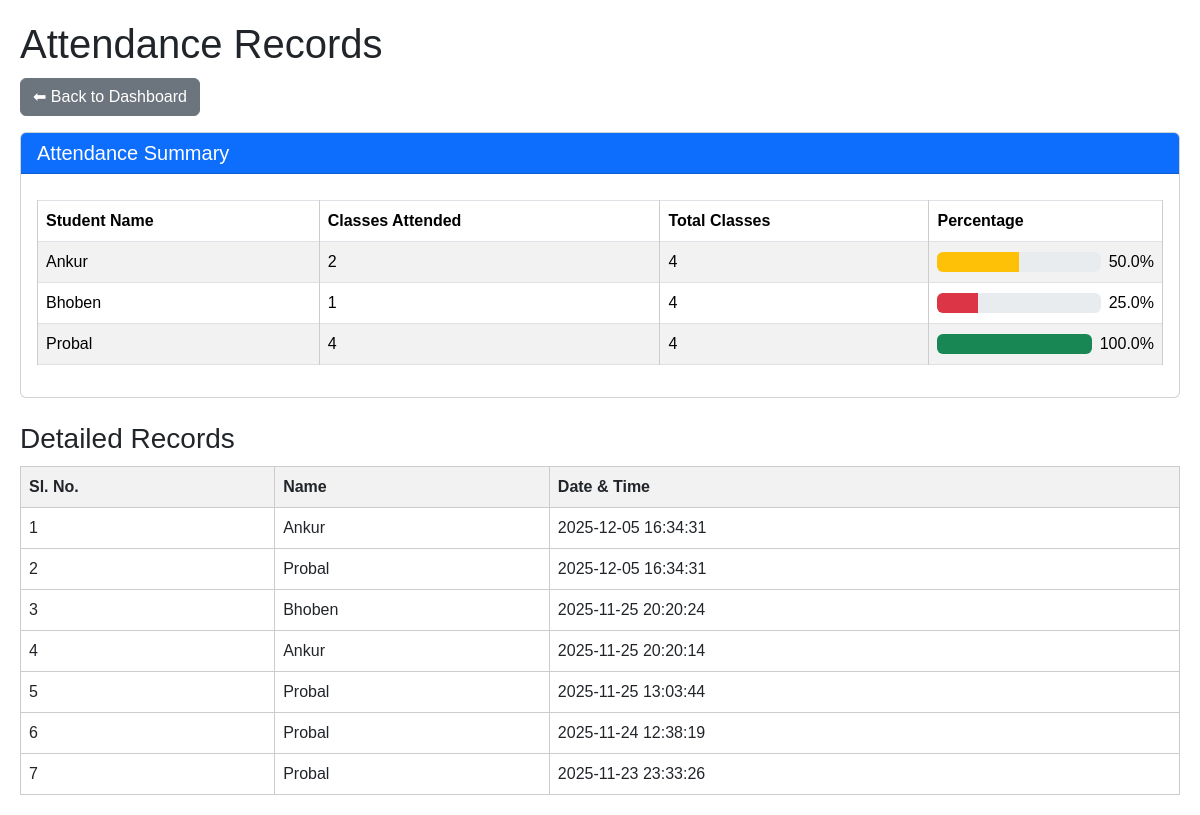
Page /view_records/2 (signed in) on the committed database.
### tables this page shows
CREATE TABLE attendance (
    id INTEGER PRIMARY KEY AUTOINCREMENT,
    subject_id INTEGER NOT NULL,
    student_name TEXT NOT NULL,
    date TEXT NOT NULL,
    time TEXT NOT NULL,

    -- ensures 1 student = 1 attendance per subject per day
    UNIQUE(subject_id, student_name, date),

    FOREIGN KEY (subject_id) REFERENCES subjects(id)
);

### app.py (the view)
@app.route("/view_records/<int:subject_id>")
def view_records(subject_id):
    if "teacher_id" not in session:
        return redirect(url_for("login"))
    conn = get_db_connection()
    cur = conn.cursor()
    cur.execute(
        "SELECT student_name as Name, date || ' ' || time as DateTime FROM attendance WHERE subject_id = ? ORDER BY date DESC, time DESC",
        (subject_id,)
    )
    records = cur.fetchall()
    cur.execute("SELECT COUNT(DISTINCT date) FROM attendance WHERE subject_id = ?", (subject_id,))
    total_classes = cur.fetchone()[0]
    cur.execute("""
        SELECT student_name, COUNT(*) as attended_count
        FROM attendance
        WHERE subject_id = ?
        GROUP BY student_name
    """, (subject_id,))
    student_stats_rows = cur.fetchall()
    student_stats = []
    for row in student_stats_rows:
        name = row["student_name"]
        count = row["attended_count"]
        percentage = (count / total_classes * 100) if total_classes > 0 else 0
        student_stats.append({
            "name": name,
            "attended": count,
            "total": total_classes,
            "percentage": round(percentage, 1)
        })
    conn.close()
    return render_template(
        "attendance.html",
        records=records,
        student_stats=student_stats,
        subject_id=subject_id
    )

### app.py (called while the page is built)
def get_db_connection():
    conn = sqlite3.connect(DB_PATH)
    conn.row_factory = sqlite3.Row
    return conn

### templates/attendance.html (shortened to what this page needs)
<!doctype html>
<html>
<head>
    <link href="https://cdn.jsdelivr.net/npm/bootstrap@5.3.3/dist/css/bootstrap.min.css" rel="stylesheet">
</head>
<body>
    <h1>Attendance Records</h1>
    <div class="d-flex justify-content-between align-items-center mb-3">
        <a href="{{ url_for('dashboard') }}" class="btn btn-secondary">⬅ Back to Dashboard</a>
    </div>
    {% if student_stats %}
    <div class="card mb-4">
        <div class="card-header bg-primary text-white">
            <h5 class="mb-0">Attendance Summary</h5>
        </div>
        <div class="card-body">
            <table class="table table-striped table-bordered">
                <thead>
                    <tr>
                        <th>Student Name</th>
                        <th>Classes Attended</th>
                        <th>Total Classes</th>
                        <th>Percentage</th>
                    </tr>
                </thead>
                <tbody>
                    {% for stat in student_stats %}
                    <tr>
                        <td>{{ stat.name }}</td>
                        <td>{{ stat.attended }}</td>
                        <td>{{ stat.total }}</td>
                        <td>
                            <div class="d-flex align-items-center">
                                <div class="progress flex-grow-1 me-2" style="height: 20px;">
                                    <div class="progress-bar {{ 'bg-success' if stat.percentage >= 75 else 'bg-warning' if stat.percentage >= 50 else 'bg-danger' }}"
                                        role="progressbar" style="width: {{ stat.percentage }}%">
                                    </div>
                                </div>
                                <span>{{ stat.percentage }}%</span>
                            </div>
                        </td>
                    </tr>
                    {% endfor %}
                </tbody>
            </table>
        </div>
    </div>
    {% endif %}
    <h3>Detailed Records</h3>
    <table>
        <tr>
            <th>Sl. No.</th>
            <th>Name</th>
            <th>Date &amp; Time</th>
        </tr>
        {% for row in records %}
        <tr>
            <td>{{ loop.index }}</td>
            <td>{{ row['Name'] }}</td>
            <td>{{ row['DateTime'] }}</td>
        </tr>
        {% endfor %}
    </table>
</body>
</html>

### templates/attendance.html (style rules this page uses)
body { font-family: Arial, sans-serif; margin: 20px; }
h1 { margin-bottom: 10px; }
table { border-collapse: collapse; width: 100%; margin-top: 10px; }
th, td { border: 1px solid #ccc; padding: 8px; text-align: left; }
th { background: #f2f2f2; }
a { text-decoration: none; color: #007bff; }

### rows in the picture
attendance: Name "Ankur", DateTime "2025-12-05 16:34:31"
attendance: Name "Probal", DateTime "2025-12-05 16:34:31"
attendance: Name "Bhoben", DateTime "2025-11-25 20:20:24"
attendance: Name "Ankur", DateTime "2025-11-25 20:20:14"
attendance: Name "Probal", DateTime "2025-11-25 13:03:44"
attendance: Name "Probal", DateTime "2025-11-24 12:38:19"
attendance: Name "Probal", DateTime "2025-11-23 23:33:26"

### other values in the picture
{{ stat.name }} "Ankur" "Bhoben" "Probal"
{{ stat.attended }} "2" "1" "4"
{{ stat.total }} "4" "4" "4"
{{ stat.percentage }} "50.0" "25.0" "100.0"
